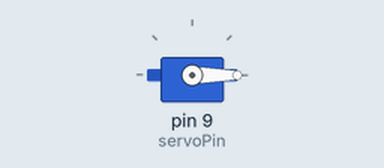
The sketch below on a simulated Arduino Uno, built with avr-gcc and run on an emulated ATmega328P. Shown: servo.

Above: at 0.05 s.
At 1.55 s:
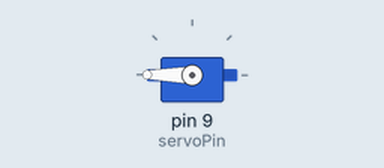
At 3.55 s:
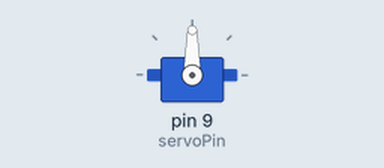
Timing chart, 0 to 8.2 s (numbered marks = the images above):
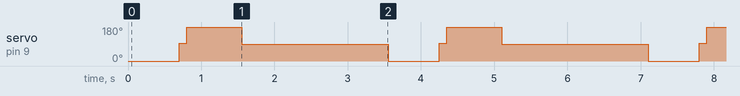

Measured:
- by itself, servo on pin 9 (servoPin): repeats every 3.6 s: 180° 0.75 s, 90° 2.0 s, 0° 0.70 s, 93° 0.10 s

The sketch:

Servo_Motor_With_Servo_Library.ino
```cpp
/*
 * Name: Bheesham Ramkissoon
 * Date: May 3, 2019
 * Description: Turns a servo motor using the Servo.h library
 */

#include <Servo.h> // provides access to the external Servo.h library and its functionality

Servo servo1; // create a servo object called "servo1: to control a servo

 const int servoPin = 9; // servo pin connected to pin 9
 int pulse_value = 500;

void setup() {
  // put your setup code here, to run once:
  servo1.attach(servoPin); // attach the servo to pin 9

}

void loop() {
  // put your main code here, to run repeatedly:
  servo1.writeMicroseconds(500); // run servo1 with the specified pulse width value
  delay(700);
  servo1.writeMicroseconds(1500);
  delay(100);
  servo1.writeMicroseconds(2500); // run servo1 with the specified pulse width value
  delay(750);
  servo1.write(90);
  delay(2000);

}
```
